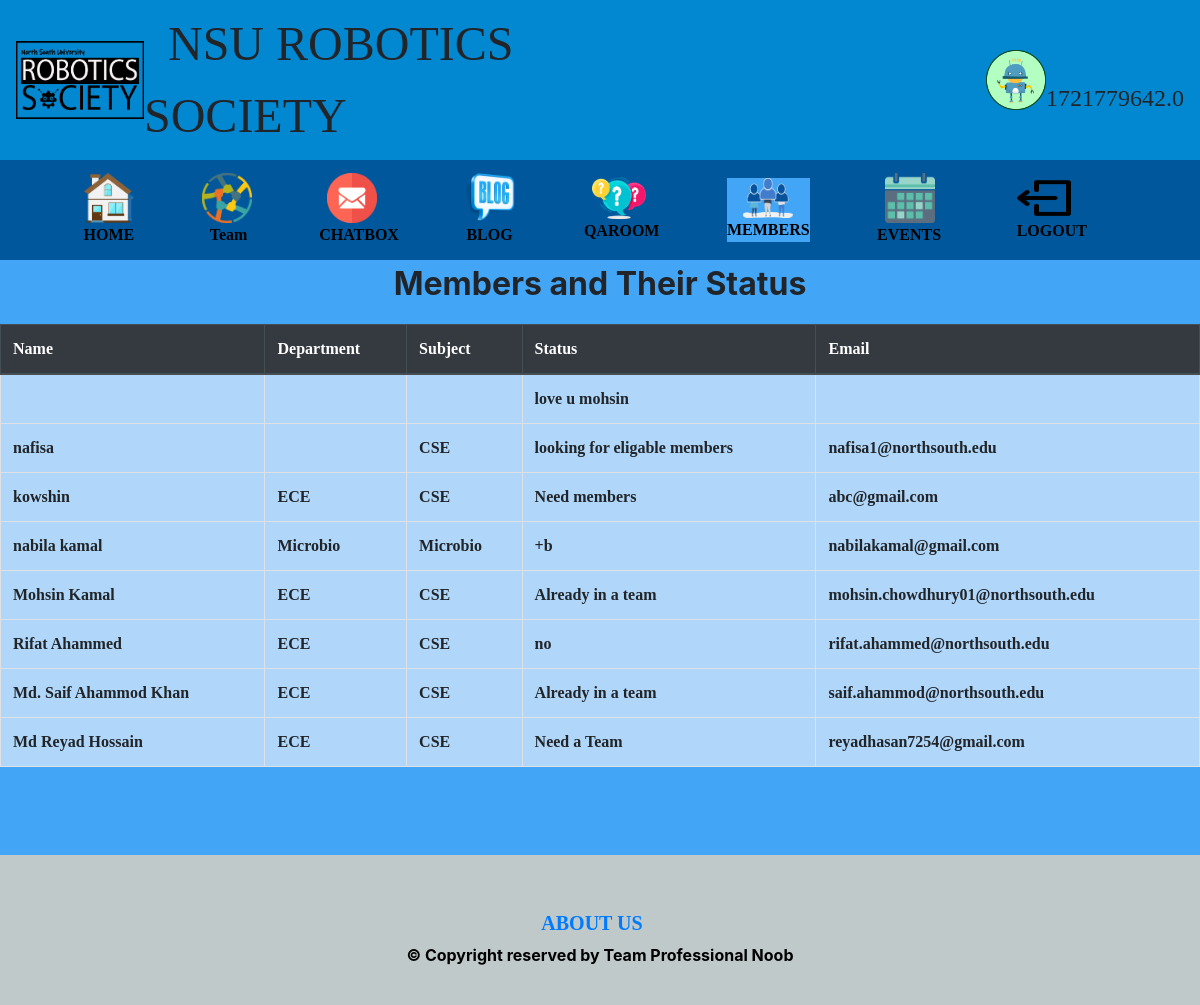
The app's page /memberlist.php (signed in) with its own data.
### tables this page shows
CREATE TABLE `members` (
  `NSU_ID` decimal(10,0) NOT NULL,
  `NAME` varchar(150) NOT NULL,
  `EMAIL` varchar(150) NOT NULL,
  `DEPARTMENT` varchar(150) DEFAULT NULL,
  `SUBJECT` varchar(150) NOT NULL,
  `BIRTH_DATE` date NOT NULL,
  `BIO` varchar(500) DEFAULT NULL,
  `M_PASSWORD` varchar(20) NOT NULL,
  `M_STATUS` varchar(150) DEFAULT NULL
);

### memberlist.php (the view, shortened to what this page needs)
<?php
	include_once("config.php");
	$sql = "SELECT M.NAME, M.DEPARTMENT, M.SUBJECT, M.M_STATUS, M.EMAIL
		FROM members M ";
	$result = mysqli_query($conn, $sql);
?>
<!DOCTYPE html>
<html>
	<head>
		<link rel="stylesheet" href="https://stackpath.bootstrapcdn.com/bootstrap/4.3.1/css/bootstrap.min.css">
	</head>
	<body style="background-color:#42a5f5 ;">
		<nav  class="navbar navbar-expand-lg "style="background-color: #0288d1 ;">
			<img src="LOGO.PNG" alt="LOGO" style="width:128px;height:78px;">
	  		<a style="font-family:Impact;font-size:300%;">  &nbsp NSU ROBOTICS SOCIETY </a>
	  		<a>&nbsp &nbsp &nbsp &nbsp &nbsp &nbsp &nbsp &nbsp &nbsp &nbsp &nbsp &nbsp &nbsp &nbsp &nbsp &nbsp</a>
            <a>&nbsp &nbsp &nbsp &nbsp &nbsp &nbsp &nbsp &nbsp &nbsp &nbsp &nbsp &nbsp &nbsp &nbsp &nbsp &nbsp</a>
            <a>&nbsp &nbsp &nbsp &nbsp &nbsp &nbsp &nbsp &nbsp &nbsp &nbsp &nbsp &nbsp &nbsp &nbsp &nbsp &nbsp</a>
            <img src="pp.PNG" alt="LOGO" style="width:60px;height:60px;">
            <a style="font-family:Comic Sans MS;font-size:150%;">&nbsp
            	<?php
            		echo $_SESSION["user"];
            	?>
            </a>
		</nav>
		<nav  class="navbar navbar-expand-lg navbar-light" style="background-color: #01579b ; height:100px; ">
    		<label>&nbsp &nbsp &nbsp &nbsp &nbsp &nbsp &nbsp  &nbsp</label>
        	<a style="font-family:Comic Sans MS;align-items:center;"   href="http://localhost/NSURS/HOME.php">
       			<img  src="homelogo.png" alt="HTML tutorial" style="width:50px;height:50px;border:0;">
        		<br>
        		<b style="color:black ;">HOME</b>
        	</a>
    		<label>&nbsp &nbsp &nbsp &nbsp  &nbsp &nbsp &nbsp &nbsp </label>
        	<a style="font-family:Comic Sans MS;align-items:center;"   href="http://localhost/NSURS/Team.php">
        		<img  src="teamlogo.png" alt="HTML tutorial" style="width:50px;height:50px;border:0;">
        		<br> &nbsp
        		<b style="color:black ;">Team</b>
        	</a>
    		<label>&nbsp &nbsp &nbsp &nbsp &nbsp &nbsp &nbsp &nbsp</label>
        	<a style="font-family:Comic Sans MS;align-items:center;"   href="http://localhost/NSURS/CHATBOX.php">
        		<img  src="chatlogo.png" alt="HTML tutorial" style="width:50px;height:50px;border:0;">
        		<br>
        		<b style="color:black ;">CHATBOX</b>
       		 </a>
    		<label>&nbsp &nbsp &nbsp &nbsp &nbsp &nbsp &nbsp &nbsp</label>
        	<a style="font-family:Comic Sans MS;align-items:center;"   href="http://localhost/NSURS/BLOG.php">
        		<img  src="12345.png" alt="HTML tutorial" style="width:50px;height:50px;border:0;">
        		<br>
        		<b style="color:black ;">BLOG</b>
        	</a>
    		<label>&nbsp &nbsp &nbsp &nbsp &nbsp &nbsp &nbsp &nbsp</label>
        	<a style="font-family:Comic Sans MS;align-items:center;"   href="http://localhost/NSURS/QAROOM.php">   	&nbsp
        		<img  src="questionanswericon.png" alt="HTML tutorial" style="width:54px;height:42px;border:0;">
        		<br>
        		<b style="color:black ;">QAROOM</b>
        	</a>
    		<label>&nbsp &nbsp &nbsp &nbsp &nbsp &nbsp &nbsp &nbsp</label>
        	<a style="font-family:Comic Sans MS;background-color:#42a5f5 ;align-items:center;"   href="http://localhost/NSURS/memberlist.php">
        		<img  src="membersicon.png" alt="HTML tutorial" style="width:50px;height:40px;border:0;">
        		<br>
        		<b style="color:black ;">MEMBERS</b>
        	</a>
    		<label>&nbsp &nbsp &nbsp &nbsp &nbsp &nbsp &nbsp &nbsp</label>
       		<a style="font-family:Comic Sans MS;align-items:center;"   href="http://localhost/NSURS/UPCOMINGEVENT.php">
       			<img  src="eventicon.png" alt="HTML tutorial" style="width:50px;height:50px;border:0;">
       			<br>
       			<b style="color:black ;">EVENTS</b>
       		</a>
	    	<label>&nbsp &nbsp &nbsp &nbsp &nbsp &nbsp &nbsp &nbsp</label>
    	    <a style="font-family:Comic Sans MS;align-items:center;"   href="http://localhost/NSURS/LOGOUT.php">&nbsp
        		<img  src="logout.png" alt="HTML tutorial" style="width:54px;height:42px;border:0;">
        		<br>
        		<b style="color:black ;"> LOGOUT</b>
        	</a>
  		</nav>
    <p style="font-size:200%;"align="center"> <strong>Members and Their Status </p>
		<table align="center" class="table table-bordered" style="background-color:#b0d7fa;font-family:Comic Sans MS;">
			<thead class="thead-dark">
       			<tr>
    				<th>Name</th>
    				<th >Department</th>
    				<th>Subject</th>
    				<th >Status</th>
    				<th>Email</th>
  				</tr>
			</thead>
			<?php
				while($res = mysqli_fetch_array($result)) {
			?>
					<tr>
						<td><?php echo $res['NAME']; ?></td>
						<td><?php echo $res['DEPARTMENT'];?></td>
        				<td><?php echo $res['SUBJECT'];?></td>
						<td><?php echo $res['M_STATUS'];?></td>
        				<td><?php echo $res['EMAIL'];?></td>
					</tr>
			<?php
				}
			?>
		</table>
     <br><br><br>
     <div class="footer">
         <br><br>
         <a style="font-family:Calibri; ;"class="navbar-brand" href="http://localhost/NSURS/ABOUTUS.php"><b>ABOUT US</b></a>
         <p style="color: black;"> © Copyright reserved by Team Professional Noob</p>
     </div>
	</body>
</html>

### memberlist.php (style rules this page uses)
table, th, td { border: 1px solid black; border-collapse: collapse; }
.footer { left: 0; bottom: 0; width: 100%; height: 150px; background-color:#BFC9CA ; color: white; text-align: center; }

### records on screen
members: M_STATUS "love u mohsin"
members: NAME "nafisa", SUBJECT "CSE", M_STATUS "looking for eligable members", EMAIL "nafisa1@northsouth.edu"
members: NAME "kowshin", DEPARTMENT "ECE", SUBJECT "CSE", M_STATUS "Need members", EMAIL "abc@gmail.com"
members: NAME "nabila kamal", DEPARTMENT "Microbio", SUBJECT "Microbio", M_STATUS "+b", EMAIL "nabilakamal@gmail.com"
members: NAME "Mohsin Kamal", DEPARTMENT "ECE", SUBJECT "CSE", M_STATUS "Already in a team", EMAIL "mohsin.chowdhury01@northsouth.edu"
members: NAME "Rifat Ahammed", DEPARTMENT "ECE", SUBJECT "CSE", M_STATUS "no", EMAIL "rifat.ahammed@northsouth.edu"
members: NAME "Md. Saif Ahammod Khan", DEPARTMENT "ECE", SUBJECT "CSE", M_STATUS "Already in a team", EMAIL "saif.ahammod@northsouth.edu"
members: NAME "Md Reyad Hossain", DEPARTMENT "ECE", SUBJECT "CSE", M_STATUS "Need a Team", EMAIL "reyadhasan7254@gmail.com"

### other values on screen
$_SESSION["user"] "1721779642.0"
